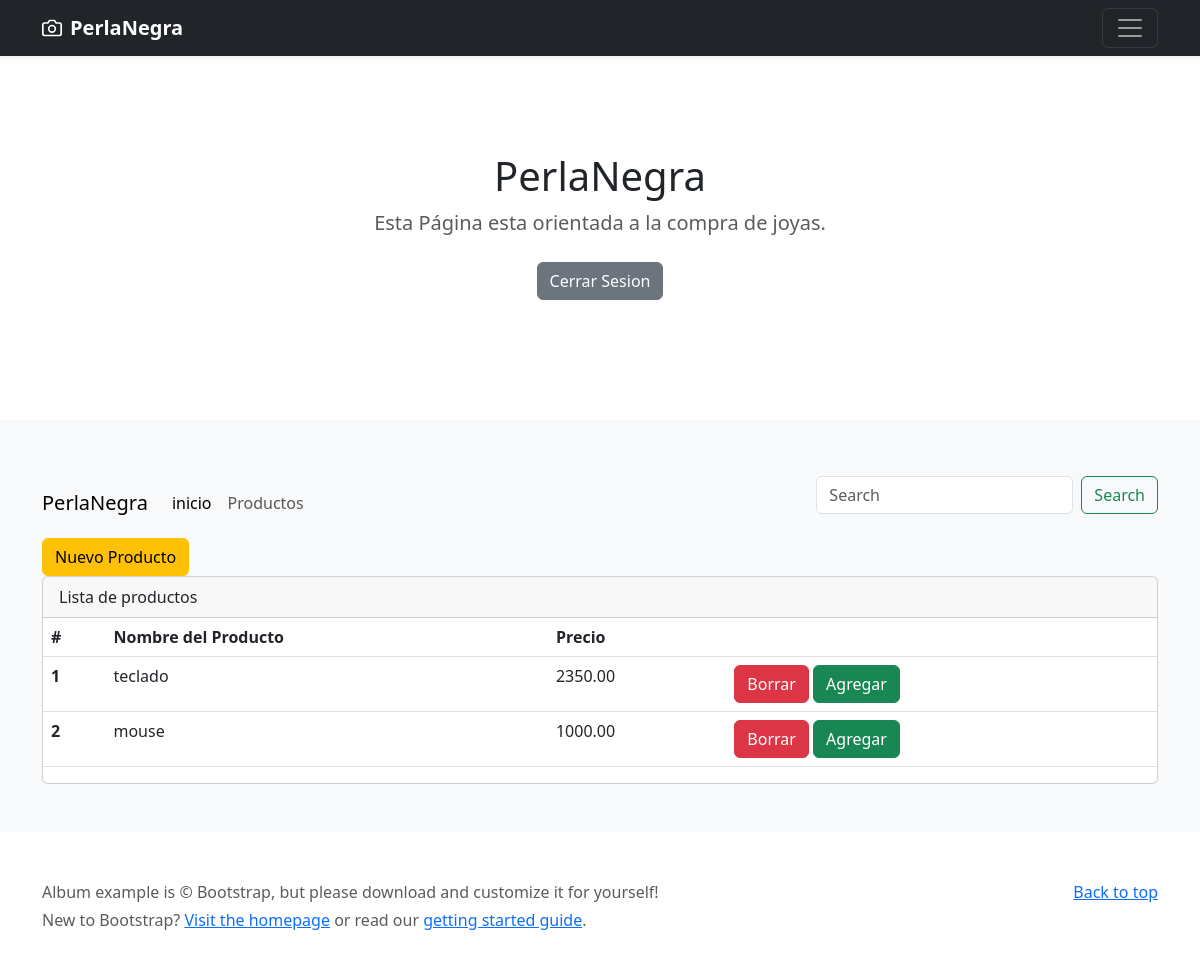
Screenshot of /producto/admin/listado (signed in) with the database file from the repository.
### producto/models.py (models this page shows)
class Producto(models.Model):
    nombre = models.CharField(max_length=255)
    precio = models.DecimalField(max_digits=6, decimal_places=2)
    descripcion = models.TextField()

### producto/views.py (the view)
# urls.py: path('admin/listado', views.admin_listado_de_producto, name = 'admin_listado_de_producto'),
def admin_listado_de_producto(request):
    template_name = 'producto/listado.html'
    contexto = {
    'producto': Producto.objects.all()
}
    return render(request, template_name, contexto)

### templates/producto/listado.html
{% extends 'base/base.html' %}
{% block contenido %}
<div class="row">
    <div class="col">
        <button type="button" class="btn btn-warning">Nuevo Producto</button>
    </div>
</div>
<div class="card">
    <div class="card-header">
        Lista de productos
    </div>
    <table class="table">
        <thead>
            <tr>
                <th scope="col">#</th>
                <th scope="col">Nombre del Producto</th>
                <th scope="col">Precio</th>
                <th scope="col"></th>
            </tr>
        </thead>
        <tbody>
            {% for p in producto %}
            <tr>
                <th scope="row">{{p.id}}</th>
                <td>{{p.nombre}}</td>
                <td>{{p.precio}}</td>
                <td>
                    <button type="button" class="btn btn-danger">Borrar</button>
                    <button type="button" class="btn btn-success">Agregar</button>
                </td>
            </tr>
            {% endfor %}
        </tbody>
    </table>
</div>
</div>
{% endblock contenido %}

### rows the page displays
Producto: id "1", nombre "teclado", precio "2350.00"
Producto: id "2", nombre "mouse", precio "1000.00"
